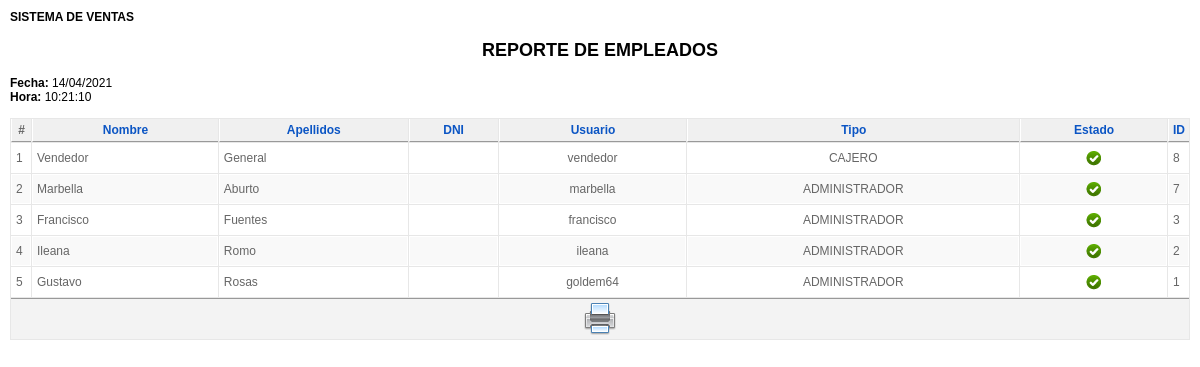
/empleado/imprimir_empleado.php (signed in), run on the app's committed database.
### tables this page shows
CREATE TABLE `empleado` (
  `IdEmpleado` int(11) NOT NULL,
  `Nombre` varchar(50) NOT NULL,
  `Apellido` varchar(80) NOT NULL,
  `Sexo` varchar(1) NOT NULL,
  `FechaNac` date NOT NULL,
  `Direccion` varchar(100) DEFAULT NULL,
  `Telefono` varchar(10) DEFAULT NULL,
  `Celular` varchar(15) DEFAULT NULL,
  `Email` varchar(80) DEFAULT NULL,
  `Dni` varchar(8) DEFAULT NULL,
  `FechaIng` date NOT NULL,
  `Sueldo` decimal(8,2) DEFAULT NULL,
  `Estado` varchar(30) NOT NULL,
  `Usuario` varchar(20) DEFAULT NULL,
  `Contrasena` text,
  `IdTipoUsuario` int(11) NOT NULL
);

CREATE TABLE `tipousuario` (
  `IdTipoUsuario` int(11) NOT NULL,
  `Descripcion` varchar(20) NOT NULL
);

### clases/clsEmpleado.php (called while the page is built, shortened)
<?php
include_once("clsConexion.php");
class clsEmpleado{
 function consultarEmpleadoPorParametro($criterio,$busqueda,$limite){
   $con = new clsConexion;
   if($con->conectarse()==true){
     $query = "CALL SP_S_EmpleadoPorParametro('$criterio','$busqueda','$limite')";
	 $result = @mysql_query($query);
	 if (!$result)
	   return false;
	 else
	   return $result;
   }
 }
}
?>

### clases/clsConexion.php (called while the page is built, shortened)
<?php
class clsConexion{
	 function conectarse() {
		   return true;
	 }
}
?>

### empleado/imprimir_empleado.php (the view, shortened to what this page needs)
<html>
<head>
<link href="../css/general.css" rel="stylesheet" type="text/css">
</head>
<body>
<?php
    if(isset($_SESSION["usuario"])){
?>
<?php
include_once("../clases/clsEmpleado.php");
$criterio=$_GET["criterio"];
$busqueda=$_GET["busqueda"];
$objEmpleado=new clsEmpleado;
$result=$objEmpleado->consultarEmpleadoPorParametro($criterio,$busqueda,'');
?>
<H4>SISTEMA DE VENTAS</H4>
<center><B><H2>REPORTE DE EMPLEADOS</H2></B></center>
<?php
echo "<b>Fecha: </b>".date('d/m/Y')."<br>";
echo "<b>Hora: </b>".date('H:i:s')."<br >";
?>
<table class="adminlist" cellspacing="1">
  <thead>
<tr>
	<th>#</th>
	<th><a href="#">Nombre</a></th>
    <th><a href="#">Apellidos</a></th>
    <th><a href="#">DNI</a></th>
    <th><a href="#">Usuario</a></th>
    <th><a href="#">Tipo</a></th>
    <th><a href="#">Estado</a></th>
	<th><a href="#">ID</a></th>
</tr>
</thead>
<tbody class="adminlist">
<?php
$c=0;
$i=0;
while($row=mysql_fetch_array($result)){
	$i=$i+1;
	if ($c==1){
	echo "<tr class='row1'>";
		$c=2;
	}else{
	    	echo "<tr class='row0'>";
		$c=1;
	}
	echo "<td width='10'>".$i."</td>";
	echo "<td>".$row['Nombre']."</td>";
	echo "<td>".$row['Apellido']."</td>";
	echo "<td align='center'>".$row['Dni']."</td>";
	echo "<td align='center'>".$row['Usuario']."</td>";
	echo "<td align='center'>".$row['TipoUsuario']."</td>";
	$estado=$row['Estado'];
	if($estado=="ACTIVO"){
	echo "<td align='center'><img src='../img/header/activo.png' title='Activo'></td>";
	}else{
	echo "<td align='center'><img src='../img/header/inactivo.png' title='Inactivo'></td>";
	}
	echo "<td width='1%'>".$row['IdEmpleado']."</td>";
	echo "</tr>";
}
?>
</tbody>
		<tfoot>
			<tr>
				<td colspan="13">
                <a href="#" onClick="window.print();return false;"><img src="../img/header/printer.png" border="0" style="cursor:pointer" title="Imprimir"></a>
              </td>
			</tr>
		</tfoot>
</table>
<?php
    } else {
        header("Location:../index.php");
    }
?>
</body>
</html>

### css/general.css (style rules this page uses)
body { margin: 10px; padding: 0; background-image: url(../img/fondo.png); background-repeat: repeat; padding-bottom: 1px; font-size: 11px; }
body, td, th { font-family: Arial, Helvetica, sans-serif; font-size:12px; }
a:link { color: #0B55C4; text-decoration: none; }
table.adminlist { width: 100%; border-spacing: 1px; background-color: #e7e7e7; color: #666; font-size:12px; }
table.adminlist td, table.adminlist th { padding: 4px; }
table.adminlist thead th { text-align: center; background: #f0f0f0; color: #666; border-bottom: 1px solid #999; border-left: 1px solid #fff; }
table.adminlist tbody tr { background-color: #fff; text-align: left; }
table.adminlist tbody tr.row1 { background: #f9f9f9; border-top: 1px solid #fff; }
table.adminlist tbody tr td { height: 30px; background: #fff; border: 1px solid #fff; }
table.adminlist tbody tr.row1 td { background: #f9f9f9; border-top: 1px solid #FFF; }
table.adminlist tfoot tr { text-align: center; color: #333; }
table.adminlist tfoot td, table.adminlist tfoot th { background-color: #f3f3f3; border-top: 1px solid #999; text-align: center; }

### data on the page
empleado: Nombre "Vendedor", Apellido "General", Usuario "vendedor", IdTipoUsuario.Descripcion "CAJERO", IdEmpleado "8"
empleado: Nombre "Marbella", Apellido "Aburto", Usuario "marbella", IdTipoUsuario.Descripcion "ADMINISTRADOR", IdEmpleado "7"
empleado: Nombre "Francisco", Apellido "Fuentes", Usuario "francisco", IdTipoUsuario.Descripcion "ADMINISTRADOR", IdEmpleado "3"
empleado: Nombre "Ileana", Apellido "Romo", Usuario "ileana", IdTipoUsuario.Descripcion "ADMINISTRADOR", IdEmpleado "2"
empleado: Nombre "Gustavo", Apellido "Rosas", Usuario "goldem64", IdTipoUsuario.Descripcion "ADMINISTRADOR", IdEmpleado "1"
